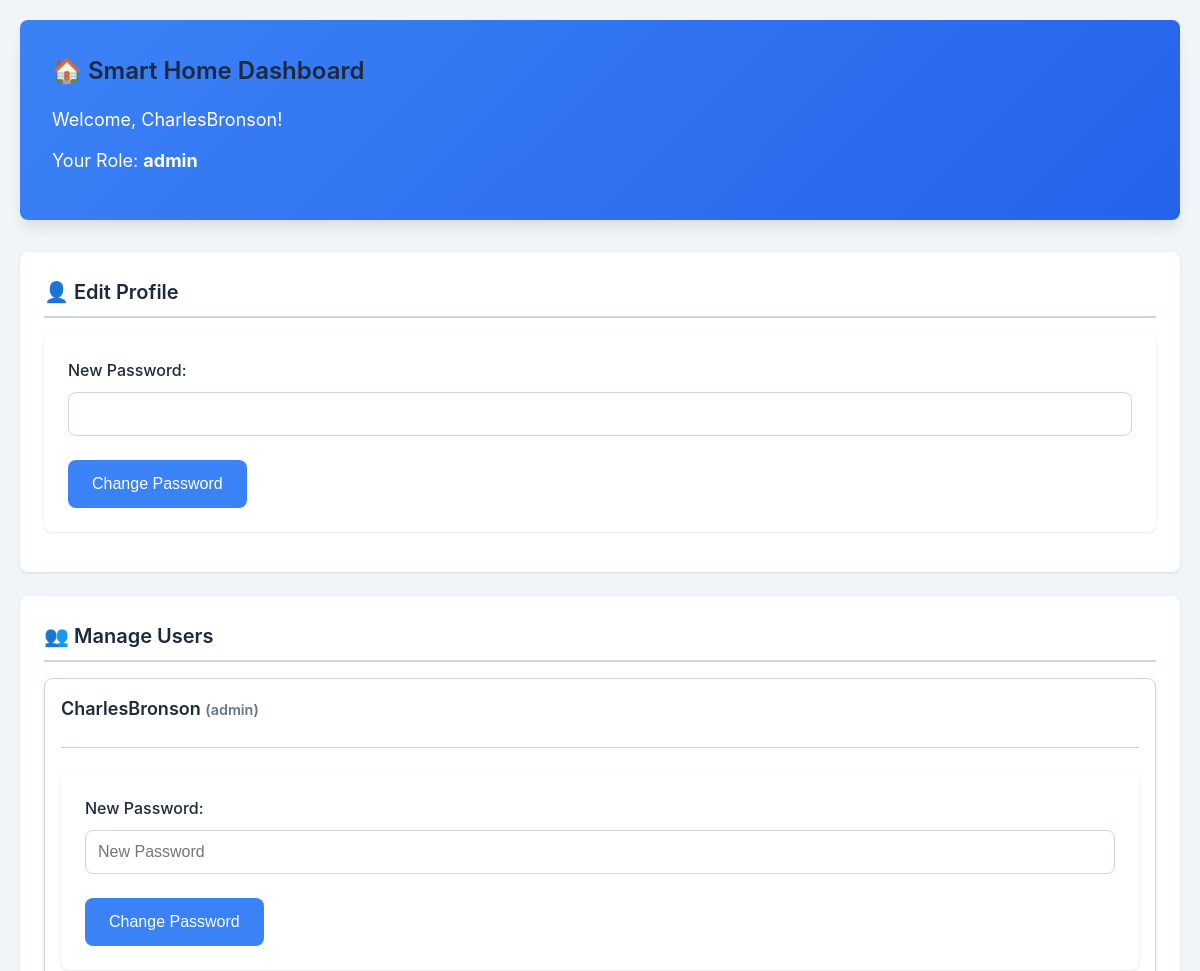
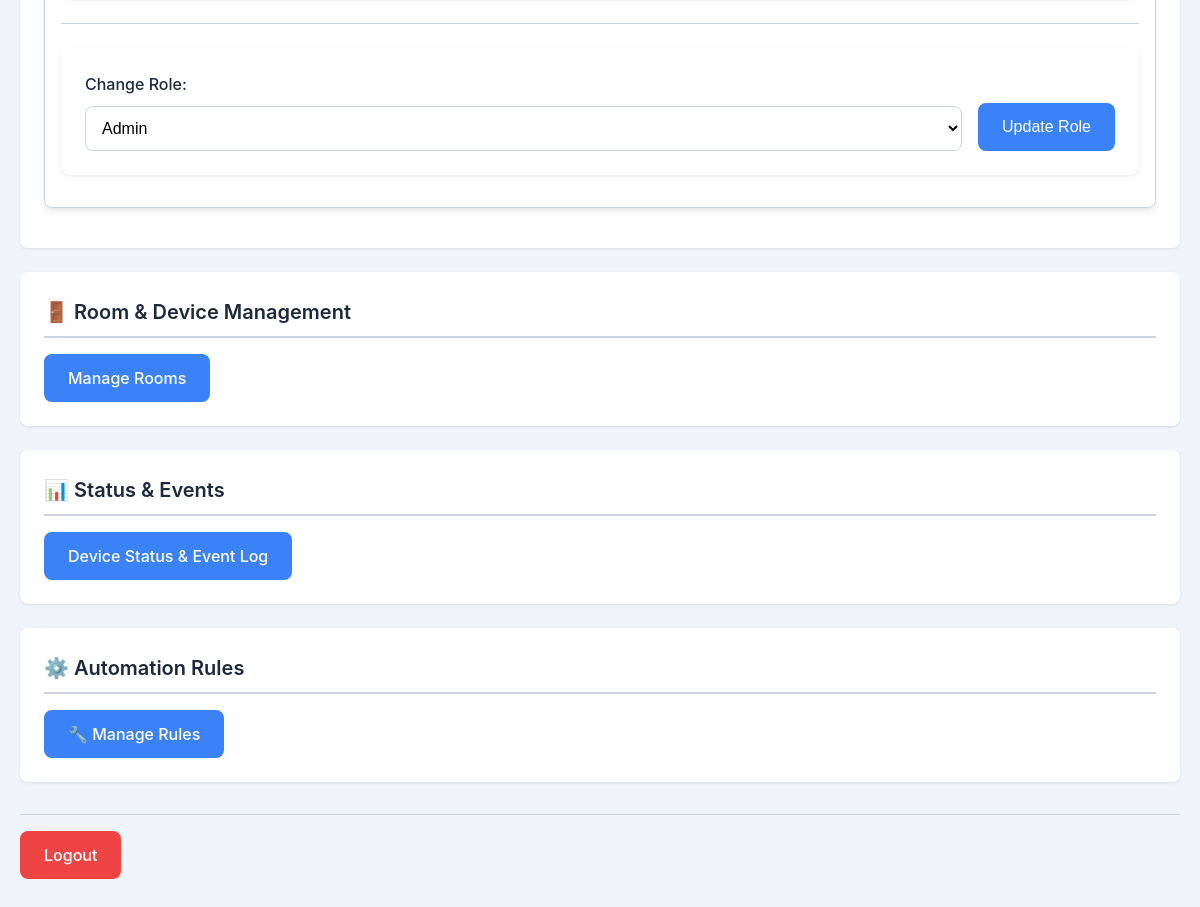
The app's page /dashboard (signed in) with its own data (2 pictures, top to bottom).
### tables this page shows
CREATE TABLE users (
    user_id       INTEGER PRIMARY KEY AUTOINCREMENT,
    user_name     TEXT    NOT NULL,
    user_password TEXT    NOT NULL,
    user_role     TEXT    NOT NULL CHECK(user_role IN ('admin', 'user'))
);

### users_api.py (the view)
@router.get("/dashboard", response_class=HTMLResponse)
async def dashboard(request: Request):
    user_id = request.session.get("user_id")
    if not user_id:
        return RedirectResponse("/", status_code=303)
    conn, curs = get_db()
    curs.execute("SELECT * FROM users WHERE user_id = ?", (user_id,))
    user = curs.fetchone()
    all_users = []
    if user["user_role"] == "admin":
        curs.execute("SELECT * FROM users")
        all_users = curs.fetchall()
    conn.close()
    return templates.TemplateResponse("dashboard.html", {
        "request": request,
        "user": user,
        "all_users": all_users
    })

### templates/dashboard.html (shortened to what this page needs)
<!DOCTYPE html>
<html>
<head>
    <link rel="stylesheet" href="/static/style.css">
</head>
<body>
    <div class="welcome-section">
        <h2>🏠 Smart Home Dashboard</h2>
        <p>Welcome, {{ user["user_name"] }}!</p>
        <p>Your Role: <strong>{{ user["user_role"] }}</strong></p>
    </div>
    <div class="dashboard-section">
        <h3>👤 Edit Profile</h3>
        <form action="/update_password" method="post">
            <div class="form-group">
                <label for="new_user_password">New Password:</label>
                <input type="password" id="new_user_password" name="new_user_password" required>
            </div>
            <button type="submit">Change Password</button>
        </form>
    </div>
    {% if user["user_role"] == "admin" %}
    <div class="dashboard-section">
        <h3>👥 Manage Users</h3>
        {% for u in all_users %}
        <div class="user-card">
            <h4>{{ u["user_name"] }} <span style="color: var(--text-secondary); font-size: 0.9rem;">({{ u["user_role"] }})</span></h4>
            <hr>
            <form action="/update_password" method="post">
                <div class="form-group">
                    <label for="new_password_{{ u['user_id'] }}">New Password:</label>
                    <input type="password" id="new_password_{{ u['user_id'] }}" name="new_user_password" placeholder="New Password" required>
                </div>
                <button type="submit" class="btn-secondary">Change Password</button>
            </form>
            <hr>
            <form action="/update_role" method="post" style="display: flex; gap: 1rem; align-items: flex-end;">
                <div class="form-group" style="flex: 1; margin-bottom: 0;">
                    <label for="new_role_{{ u['user_id'] }}">Change Role:</label>
                    <select id="new_role_{{ u['user_id'] }}" name="new_role">
                        <option value="admin" {{ 'selected' if u['user_role'] == 'admin' else '' }}>Admin</option>
                    </select>
                </div>
                <button type="submit" class="btn-warning">Update Role</button>
            </form>
        </div>
        {% endfor %}
    </div>
    {% endif %}
    <div class="dashboard-section">
        <h3>🚪 Room & Device Management</h3>
        <a href="/list" class="btn btn-primary">Manage Rooms</a>
    </div>
    <div class="dashboard-section">
        <h3>📊 Status & Events</h3>
        <a href="/status/events" class="btn btn-primary">Device Status & Event Log</a>
    </div>
    <div class="dashboard-section">
        <h3>⚙️ Automation Rules</h3>
        <a href="/rules/" class="btn btn-primary">🔧 Manage Rules</a>
    </div>
    <div class="navigation-links">
        <a href="/logout" class="btn btn-danger">Logout</a>
    </div>
</body>
</html>

### static/style.css (style rules this page uses)
:root { --primary-color: #3b82f6; --primary-hover: #2563eb; --success-color: #10b981; --danger-color: #ef4444; --warning-color: #f59e0b; --bg-color: #f1f5f9; --card-bg: #ffffff; --text-primary: #1e293b; --text-secondary: #64748b; --border-color: #cbd5e1; --shadow-sm: 0 1px 3px 0 rgba(0, 0, 0, 0.1); --shadow-md: 0 4px 6px -1px rgba(0, 0, 0, 0.1); --shadow-lg: 0 10px 15px -3px rgba(0, 0, 0, 0.1); --radius: 8px; }
* { margin: 0; padding: 0; box-sizing: border-box; }
body { font-family: -apple-system, BlinkMacSystemFont, 'Segoe UI', Roboto, 'Helvetica Neue', Arial, sans-serif; background-color: var(--bg-color); color: var(--text-primary); line-height: 1.6; padding: 20px; max-width: 1400px; margin: 0 auto; }
h2 { font-size: 1.5rem; font-weight: 600; margin-bottom: 1rem; color: var(--text-primary); }
h3 { font-size: 1.25rem; font-weight: 600; margin-bottom: 0.75rem; color: var(--text-primary); }
h4 { font-size: 1.125rem; font-weight: 600; margin-bottom: 0.5rem; color: var(--text-primary); }
p { margin-bottom: 0.75rem; color: var(--text-secondary); }
hr { border: none; border-top: 1px solid var(--border-color); margin: 1.5rem 0; }
a { color: var(--primary-color); text-decoration: none; transition: color 0.2s; }
.navigation-links { margin-top: 2rem; padding-top: 1rem; border-top: 1px solid var(--border-color); }
.navigation-links a { display: inline-block; margin-right: 1rem; margin-bottom: 0.5rem; }
.device-card, .room-card, .rule-card, .user-card { background: var(--card-bg); border-radius: var(--radius); padding: 1.25rem; box-shadow: var(--shadow-md); margin-bottom: 1.25rem; border: 1px solid var(--border-color); transition: transform 0.2s, box-shadow 0.2s; }
form { background: var(--card-bg); border-radius: var(--radius); padding: 1.5rem; box-shadow: var(--shadow-sm); margin-bottom: 1rem; }
.form-group { margin-bottom: 1.5rem; }
label { display: block; font-weight: 500; margin-bottom: 0.5rem; color: var(--text-primary); }
input[type="text"], input[type="password"], input[type="number"], select { width: 100%; padding: 0.75rem; border: 1px solid var(--border-color); border-radius: var(--radius); font-size: 1rem; transition: border-color 0.2s, box-shadow 0.2s; background: white; }
button, .btn { display: inline-block; padding: 0.75rem 1.5rem; font-size: 1rem; font-weight: 500; text-align: center; border: none; border-radius: var(--radius); cursor: pointer; transition: all 0.2s; text-decoration: none; line-height: 1.5; }
button[type="submit"], .btn-submit, .btn-primary { background-color: var(--primary-color); color: white; }
.btn-danger, .btn-delete { background-color: var(--danger-color); color: white; }
.btn-warning { background-color: var(--warning-color); color: white; }
.btn-secondary { background-color: #64748b; color: white; }
.dashboard-section { background: var(--card-bg); border-radius: var(--radius); padding: 1.5rem; margin-bottom: 1.5rem; box-shadow: var(--shadow-sm); }
.dashboard-section h3 { margin-bottom: 1rem; padding-bottom: 0.5rem; border-bottom: 2px solid var(--border-color); }
.user-card { padding: 1rem; margin-bottom: 1rem; }
.welcome-section { background: linear-gradient(135deg, var(--primary-color) 0%, #2563eb 100%); color: white; padding: 2rem; border-radius: var(--radius); margin-bottom: 2rem; box-shadow: var(--shadow-lg); }
.welcome-section p { color: white; font-size: 1.125rem; }

### records on screen
users: user_name "CharlesBronson", user_role "admin", new_role "Admin"
